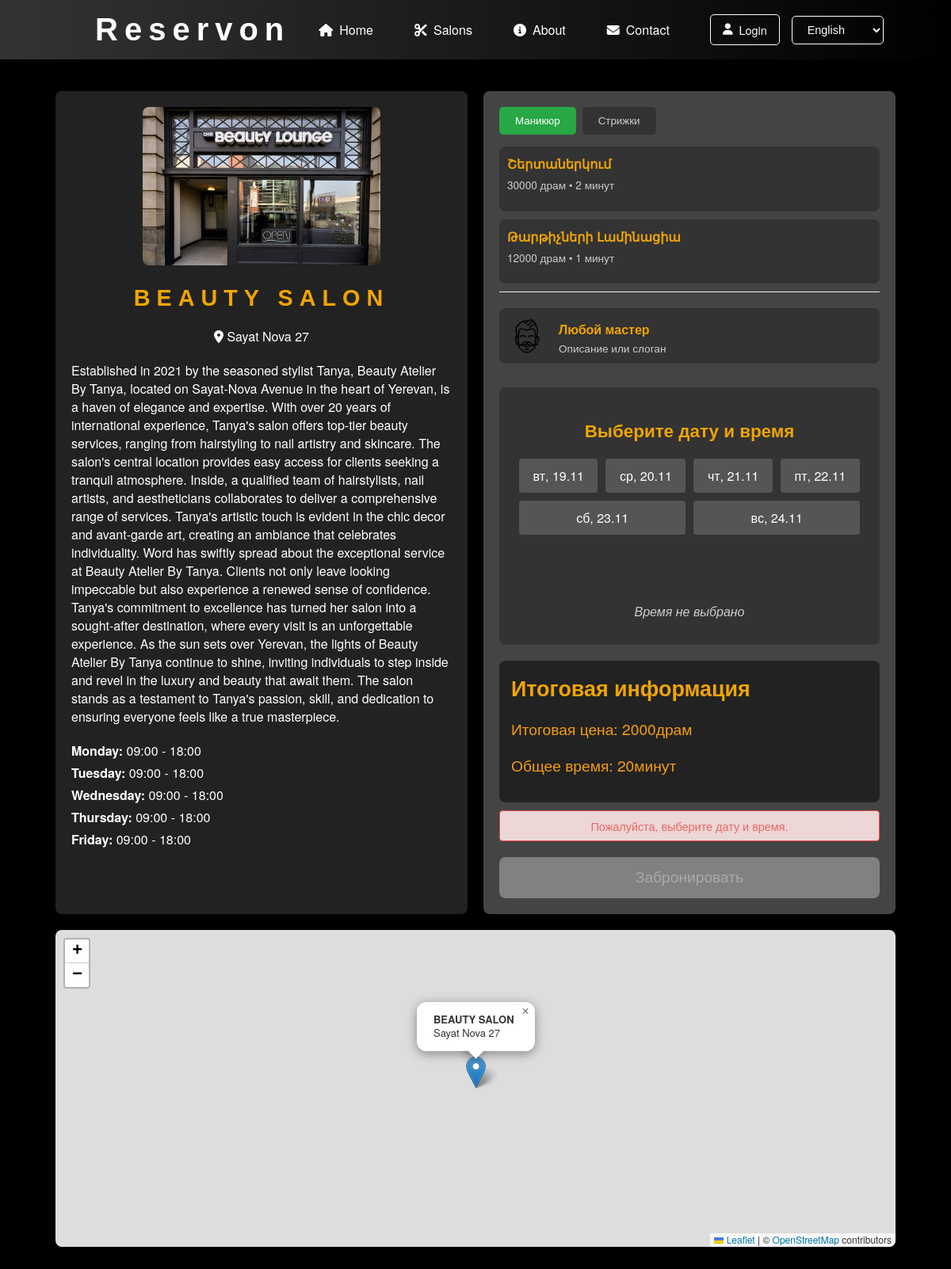
The page /salons/1/ on the database as committed earlier.
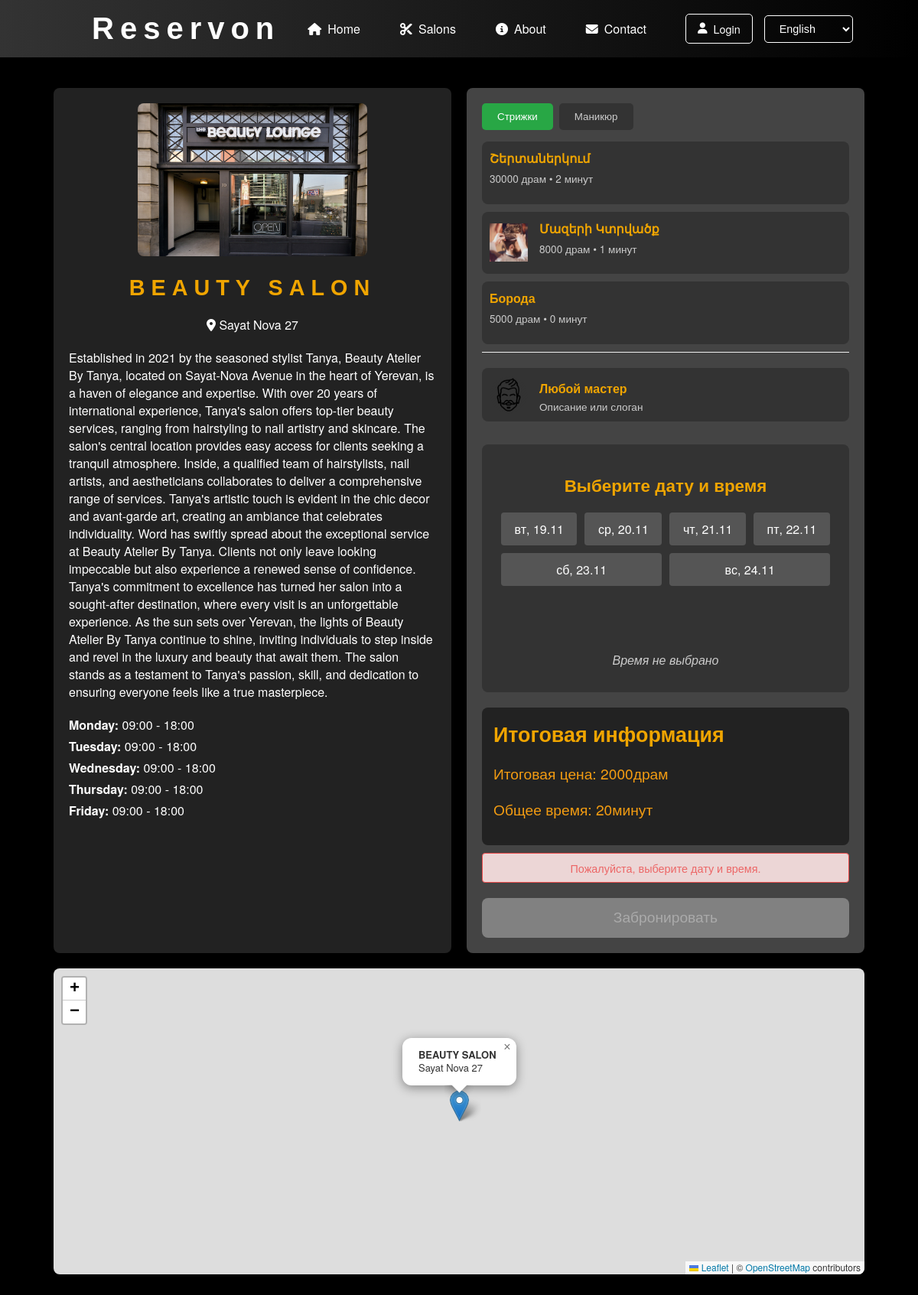
The same page on the database as committed later.
### salons/models.py (models this page shows, shortened)
class Salon(models.Model):
    STATUS_CHOICES = [
        ('new', 'New'),
        ('active', 'Active'),
        ('suspend', 'Suspend'),
        ('disable', 'Disable'),
    ]
    name = models.CharField('Salon name', max_length=50)
    logo = models.ImageField('Logo', upload_to='salon_logos/', blank=True, null=True)
    address = models.CharField('Address', max_length=100)
    coordinates = models.CharField('Coordinates', max_length=50, blank=True, null=True)
    opening_hours = models.JSONField(
        "Working Hours",
        default=dict,
        help_text="JSON format: {'monday': {'open': '09:00', 'close': '18:00'}, ... }"
    )
    default_duration = models.IntegerField('Default duration (minutes)', default=20)
    default_price = models.DecimalField('Default price', max_digits=15, decimal_places=0, default=2000)
    services_hy = models.CharField('Services_hy', max_length=100, blank=True, null=True)
    services_ru = models.CharField('Services_ru', max_length=100, blank=True, null=True)
    services_eng = models.CharField('Services_eng', max_length=100, blank=True, null=True)
    shortDescription_hy = models.CharField('Short description_hy', max_length=100, blank=True, null=True)
    shortDescription_ru = models.CharField('Short description_ru', max_length=100, blank=True, null=True)
    shortDescription_eng = models.CharField('Short description_eng', max_length=100, blank=True, null=True)
    description_hy = models.TextField('description_hy', blank=True)
    description_ru = models.TextField('description_ru', blank=True)
    description_eng = models.TextField('description_eng', blank=True)
    reservDays = models.IntegerField('Reserv days', default=9)
    status = models.CharField(
        max_length=10,
        choices=STATUS_CHOICES,
        default='new',
        verbose_name="Status"
    )
    class Meta:
        verbose_name = 'Salon'
        verbose_name_plural = 'Salons'

class ServiceCategory(models.Model):
    name = models.CharField(max_length=100, unique=True)  # Название категории

class Service(models.Model):
    STATUS_CHOICES = [
        ('active', 'Active'),
        ('suspend', 'Suspend'),
    ]
    name = models.CharField(max_length=100)
    image = models.ImageField(upload_to='salons/services', blank=True, null=True)
    price = models.DecimalField(max_digits=8, decimal_places=2)
    duration = models.DurationField()
    salon = models.ForeignKey(Salon, on_delete=models.CASCADE, related_name='services')
    category = models.ForeignKey(ServiceCategory, on_delete=models.SET_NULL, null=True, blank=True, related_name='services')
    status = models.CharField(
        max_length=10,
        choices=STATUS_CHOICES,
        default='active',
        verbose_name="Status"
    )

### salons/views.py (the view)
# urls.py: path('<int:id>/', views.salon_detail, name='salon_detail'),
def salon_detail(request, id):
    salon = get_object_or_404(Salon, id=id)
    service_categories = ServiceCategory.objects.filter(
        services__salon=salon,
        services__status='active'
    ).distinct()
    barbers_by_category = {}
    for category in service_categories:
        barbers = Barber.objects.filter(categories=category, salon=salon)
        barbers_list = []
        for barber in barbers:
            barbers_list.append({
                'id': barber.id,
                'name': barber.name,
                'avatar': barber.get_avatar_url(),
                'description': barber.description or ''
            })
        barbers_by_category[f'category_{category.id}'] = barbers_list
    services_by_category = {}
    for category in service_categories:
        services = Service.objects.filter(
            category=category,
            salon=salon,
            status='active'
        )
        services_list = []
        for service in services:
            services_list.append({
                'id': service.id,
                'name': service.name,
                'price': service.price,  # DecimalField, будет обработан DjangoJSONEncoder
                'duration': int(service.duration.total_seconds() / 60),  # Преобразование timedelta в минуты
            })
        services_by_category[f'category_{category.id}'] = services_list
    barbers_by_category_json = json.dumps(barbers_by_category, cls=DjangoJSONEncoder)
    services_by_category_json = json.dumps(services_by_category, cls=DjangoJSONEncoder)
    context = {
        'salon': salon,
        'service_categories': service_categories,
        'barbers_by_category_json': barbers_by_category_json,
        'services_by_category_json': services_by_category_json,
    }
    return render(request, 'salons/salon-detail.html', context)

### salons/templates/salons/salon-detail.html (shortened to what this page needs)
{% extends 'base.html' %}
{% load static %}
{% load duration_extras %}
{% load custom_tags %}:
{% block content %}
{% load i18n %}
{% get_current_language as LANGUAGE_CODE %}
{% get_available_languages as LANGUAGES %}
{% get_language_info_list for LANGUAGES as languages %}
<link rel="stylesheet" href="{% static 'salons/css/salon_detail.css' %}">
<link rel="stylesheet" href="{% static 'salons/css/barber-selection.css' %}">
<link rel="stylesheet" href="{% static 'salons/css/booking.css' %}">
<link rel="stylesheet" href="https://unpkg.com/leaflet@1.7.1/dist/leaflet.css" />
<div class="salon-detail">
    <div class="salon-container">
        <div class="info-sections">
            <div class="salon-info">
                <div class="main-image-container">
                    <div class="main-image">
                        <img id="mainImage" src="{{ salon.logo.url }}" alt="{{ salon.name }}">
                    </div>
                </div>
                <div class="salon-main-info">
                    <h1>{{ salon.name }}</h1>
                    <p class="address"><i class="fas fa-map-marker-alt"></i> {{ salon.address }}</p>
                </div>
                <div class="salon-description">
                    <p>{{ salon.description_hy }}</p>
                </div>
                <div class="salon-hours">
                    <ul>
                        {% for day, hours in salon.opening_hours.items %}
                            <li><strong>{{ day|title }}:</strong> {{ hours.open }} - {{ hours.close }}</li>
                        {% endfor %}
                    </ul>
                </div>
            </div>
            <div class="right-section">
                {% include 'salons/salon-services.html' with service_categories=service_categories barbers_by_category=barbers_by_category barbers_by_category_json=barbers_by_category_json %}
                {% include 'salons/barbers.html' with category=category barbers_by_category=barbers_by_category %}
                <div class="date-time-selection">
                    <h3>{% trans "Выберите дату и время" %}</h3>
                    <div class="date-row" id="day-select"></div>
                    <div class="hour-row" id="hour-select"></div>
                    <div class="minute-row" id="minute-select"></div>
                    <p id="summary-text">{% trans "Время не выбрано" %}</p>
                </div>
                <div class="total-summary">
                    <h3>Итоговая информация</h3>
                    <p>Итоговая цена: <span id="total-price">{{ salon.default_price }}</span>{% trans "драм" %}</p>
                    <p>Общее время: <span id="total-duration">{{ salon.default_duration }}</span>{% trans "минут" %}</p>
                </div>
                {% include 'salons/salon-reserv.html' %}
            </div>
        </div>
    </div>
    <div id="map" class="map-container"></div>
{% endblock %}

### main/templates/base.html (shortened to what this page needs)
{% load static %}
<!DOCTYPE html>
<html lang="en">
  <head>
    <link rel="stylesheet" href="{% static 'main/css/main.css' %}">
    <link rel="stylesheet" href="{% static 'main/css/header.css' %}">
    <link rel="stylesheet" href="{% static 'main/css/section.css' %}">
    <link rel="stylesheet" href="{% static 'authentication/css/modal.css' %}">
    <link href="https://cdn.jsdelivr.net/npm/fullcalendar@5.10.1/main.min.css" rel="stylesheet">
    <link href="https://cdnjs.cloudflare.com/ajax/libs/timepicker/1.3.5/jquery.timepicker.min.css" rel="stylesheet">
  </head>
  <body>
    <header>
      {% include "main/header.html" %}
    </header>
    <main>
      {% block content %} {% endblock %}
    </main>
  </body>
</html>

### main/templates/main/header.html (shortened to what this page needs)
{% load i18n %}
{% get_current_language as LANGUAGE_CODE %}
{% get_available_languages as LANGUAGES %}
{% get_language_info_list for LANGUAGES as languages %}
<div class="header-container">
  <div class="logo">
    <h1><a href="/">Reservon</a></h1>
  </div>
  <nav class="navigation" id="navigation">
    <ul>
      <li><a href="/"><i class="fa-solid fa-house"></i> {% trans "Home" %}</a></li>
      <li><a href="/salons/"><i class="fas fa-cut"></i> {% trans "Salons" %}</a></li>
      <li><a href="/about/"><i class="fas fa-info-circle"></i> {% trans "About" %}</a></li>
      <li><a href="/contact/"><i class="fas fa-envelope"></i> {% trans "Contact" %}</a></li>
    </ul>
    <div class="auth-buttons">
      {% if user.is_authenticated %}
          <a href="/account/"><span class="user-name">{% trans "My account" %}</span></a>
      {% else %}
        <a href="#" class="btn login-btn" onclick="openAuthModal('login')"><i class="fa-solid fa-user"></i>{% trans "Login" %}</a>
      {% endif %}
      <form action="{% url 'set_language' %}" method="post" class="language-switcher">
        <select name="language" onchange="this.form.submit()">
          {% for language in languages %}
            <option value="{{ language.code }}" {% if language.code == LANGUAGE_CODE %}selected{% endif %}>
              {{ language.name_local }}
            </option>
          {% endfor %}
        </select>
      </form>
    </div>
  </nav>
</div>

### salons/templates/salons/salon-services.html (shortened to what this page needs)
{% load static %}
<link rel="stylesheet" href="{% static 'salons/css/services.css' %}">
<div>
    <div class="service-selection">
        <div class="service-categories">
            {% for category in service_categories %}
                <button class="category-button" data-category-id="{{ category.id }}">{{ category.name }}</button>
            {% endfor %}
        </div>
        <div class="services-container">
            {% if service_categories %}
                {% for category in service_categories %}
                    <div class="category-section" data-category-id="{{ category.id }}">
                        <div class="category-services services-grid">
                            {% if not category.services %}
                                <p>Нет доступных услуг.</p>
                            {% else %}
                                {% for service in category.services.all %}
                                    {% include 'salons/service-card.html' %}
                                {% endfor %}
                            {% endif %}
                        </div>
                    </div>
                {% endfor %}
            {% endif %}
        </div>
    </div>
</div>

### salons/templates/salons/service-card.html
{% load duration_extras %}
{% load static %}
<div class="service-card"
     data-price="{{ service.price }}"
     data-duration="{{ service.duration|duration_minutes }}"
     data-service-id="{{ service.id }}"
     data-category-id="{{ category_id }}">
    {% if service.image %}
        <img src="{{ service.image.url }}" alt="{{ service.name }}" class="service-image">
    {% endif %}
    <div class="service-info">
        <h4 class="service-name">{{ service.name }}</h4>
        <p class="service-details">{{ service.price|floatformat:0 }} драм • {{ service.duration|duration_minutes }} минут</p>
    </div>
</div>

### salons/templates/salons/barbers.html (shortened to what this page needs)
{% load static %}
<div class="barber-selection">
    <div id="active-barber" class="barber-card active-barber-card">
        <img src="{% static 'salons/img/default-avatar.png' %}" alt="Любой мастер" class="barber-avatar">
        <div class="barber-info">
            <h4 class="barber-name">Любой мастер</h4>
            <p class="barber-description">Описание или слоган</p>
        </div>
    </div>
</div>

### salons/templates/salons/salon-reserv.html (shortened to what this page needs)
{% load static %}
<form method="POST" action="{% url 'salons:book_appointment' salon.id %}" id="booking-form">
    <div id="booking-message" class="booking-message" style="display: none;"></div>
    <button type="submit" class="booking-button disabled" data-is-authenticated="{{ user.is_authenticated|yesno:'true,false' }}">Забронировать</button>
</form>

Rows that differ between the two databases and show on the page:
changed ServiceCategory "Стрижки": gains Service (image (picture), name "Մազերի Կտրվածք", price "8000", duration|duration_minutes "1"); gains Service (name "Борода", price "5000", duration|duration_minutes "0"); gains Service (name "Շերտաներկում", price "30000", duration|duration_minutes "2"); moves up the list
changed ServiceCategory "Маникюр": loses Service (name "Թարթիչների Լամինացիա", price "12000", duration|duration_minutes "1"); loses Service (name "Շերտաներկում", price "30000", duration|duration_minutes "2")
